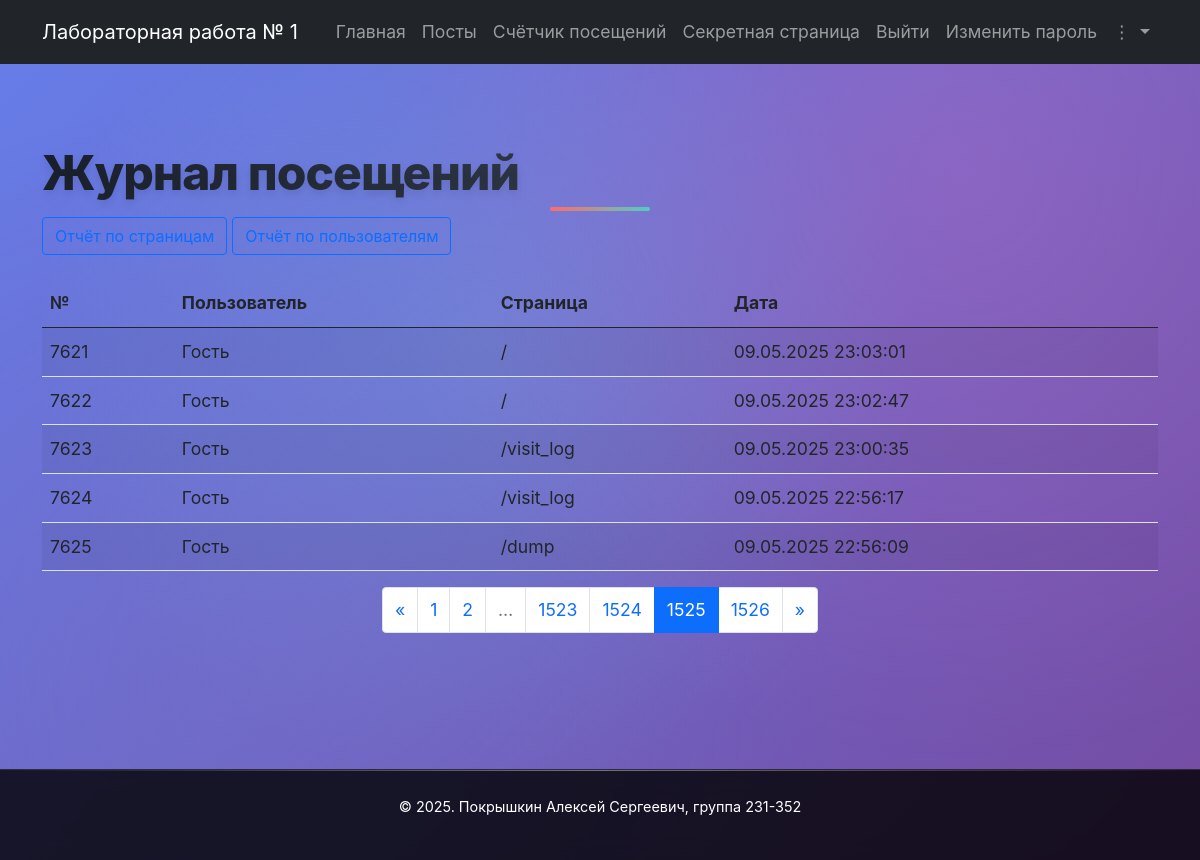
/visit_logs?page=1525 (signed in), run on the app's committed database.
### app/models.py (models this page shows)
class VisitLog(db.Model):
    __tablename__ = 'visit_logs'
    id = db.Column(db.Integer, primary_key=True)
    path = db.Column(db.String(100), nullable=False)
    user_id = db.Column(db.Integer, db.ForeignKey('users.id'), nullable=True)
    created_at = db.Column(db.DateTime, default=datetime.utcnow, nullable=False)
    user = db.relationship('User', backref='visit_logs')

### app/app.py (the view)
@app.route('/visit_logs')
@login_required
def visit_logs():
    page = request.args.get('page', 1, type=int)
    per_page = 5
    query = VisitLog.query.order_by(VisitLog.created_at.desc())
    if not (current_user.role and current_user.role.name == 'Administrator'):
        query = query.filter(VisitLog.user_id == current_user.id)
    pagination = query.paginate(page=page, per_page=per_page, error_out=False)
    return render_template('visit_logs.html', pagination=pagination)

### app/app.py (called while the page is built, shortened)
@login_manager.user_loader
def load_user(user_id):
    return User.query.get(int(user_id))

@app.after_request
def log_visit(response):
    return response

### app/templates/visit_logs.html
{% extends 'base.html' %} {% block content %}
<div class="row">
  <div class="col-lg-12">
    <h1 class="mt-4 mb-3">Журнал посещений</h1>
    {% if current_user.is_authenticated and current_user.role.name ==
    'Administrator' %}
    <div class="mb-4">
      <a
        href="{{ url_for('visit_logs.pages_report') }}"
        class="btn btn-outline-primary"
        >Отчёт по страницам</a
      >
      <a
        href="{{ url_for('visit_logs.users_report') }}"
        class="btn btn-outline-primary"
        >Отчёт по пользователям</a
      >
    </div>
    {% endif %}
    <table class="table table-striped">
      <thead>
        <tr>
          <th scope="col">№</th>
          <th scope="col">Пользователь</th>
          <th scope="col">Страница</th>
          <th scope="col">Дата</th>
        </tr>
      </thead>
      <tbody>
        {% for log in pagination.items %}
        <tr>
          <td>
            {{ (pagination.page - 1) * pagination.per_page + loop.index }}
          </td>
          <td>
            {% if log.user %} {{ log.user.surname }} {{ log.user.name }} {{
            log.user.patronymic }} {% else %} Гость {% endif %}
          </td>
          <td>{{ log.path }}</td>
          <td>{{ log.created_at.strftime('%d.%m.%Y %H:%M:%S') }}</td>
        </tr>
        {% endfor %}
      </tbody>
    </table>
    <nav aria-label="Навигация по страницам">
      <ul class="pagination justify-content-center">
        {% if pagination.has_prev %}
        <li class="page-item">
          <a
            class="page-link"
            href="{{ url_for('visit_logs', page=pagination.prev_num) }}"
            aria-label="Предыдущая"
          >
            <span aria-hidden="true">&laquo;</span>
          </a>
        </li>
        {% else %}
        <li class="page-item disabled">
          <span class="page-link">&laquo;</span>
        </li>
        {% endif %} {% for p in pagination.iter_pages(left_edge=2, right_edge=2,
        left_current=2, right_current=2) %} {% if p %} {% if p ==
        pagination.page %}
        <li class="page-item active"><span class="page-link">{{ p }}</span></li>
        {% else %}
        <li class="page-item">
          <a class="page-link" href="{{ url_for('visit_logs', page=p) }}"
            >{{ p }}</a
          >
        </li>
        {% endif %} {% else %}
        <li class="page-item disabled"><span class="page-link">…</span></li>
        {% endif %} {% endfor %} {% if pagination.has_next %}
        <li class="page-item">
          <a
            class="page-link"
            href="{{ url_for('visit_logs', page=pagination.next_num) }}"
            aria-label="Следующая"
          >
            <span aria-hidden="true">&raquo;</span>
          </a>
        </li>
        {% else %}
        <li class="page-item disabled">
          <span class="page-link">&raquo;</span>
        </li>
        {% endif %}
      </ul>
    </nav>
  </div>
</div>
{% endblock %}

### app/templates/base.html (shortened to what this page needs)
<!DOCTYPE html>
<html lang="ru">
  <head>
    <link
      href="https://cdn.jsdelivr.net/npm/bootstrap@5.0.2/dist/css/bootstrap.min.css"
      rel="stylesheet"
    />
    <link
      rel="stylesheet"
      href="{{ url_for('static', filename='styles.css') }}"
    />
  </head>
  <body>
    <header>
      <nav class="navbar navbar-expand-lg navbar-dark bg-dark">
        <div class="container">
          <a class="navbar-brand" href="{{ url_for('index') }}"
            >Лабораторная работа № 1</a
          >
          <div class="collapse navbar-collapse" id="navbarSupportedContent">
            <ul class="navbar-nav ms-auto mb-2 mb-lg-0">
              <li class="nav-item">
                <a
                  class="nav-link"
                  aria-current="page"
                  href="{{ url_for('index') }}"
                  >Главная</a
                >
              </li>
              <li class="nav-item">
                <a
                  class="nav-link"
                  aria-current="page"
                  href="{{ url_for('posts') }}"
                  >Посты</a
                >
              </li>
              <li class="nav-item">
                <a class="nav-link" href="{{ url_for('counter') }}"
                  >Счётчик посещений</a
                >
              </li>
              {% if current_user.is_authenticated %}
              <li class="nav-item">
                <a class="nav-link" href="{{ url_for('secret') }}"
                  >Секретная страница</a
                >
              </li>
              <li class="nav-item">
                <a class="nav-link" href="{{ url_for('logout') }}">Выйти</a>
              </li>
              <li class="nav-item">
                <a class="nav-link" href="{{ url_for('change_password') }}"
                  >Изменить пароль</a
                >
              </li>
              {% else %}
              <li class="nav-item">
                <a class="nav-link" href="{{ url_for('login') }}">Войти</a>
              </li>
              {% endif %}
              <li class="nav-item dropdown">
                <a
                  class="nav-link dropdown-toggle"
                  href="#"
                  id="moreDropdown"
                  role="button"
                  data-bs-toggle="dropdown"
                  aria-expanded="false"
                >
                  &#x22EE;
                </a>
              </li>
            </ul>
          </div>
        </div>
      </nav>
    </header>
    <main class="my-3">
      <div class="container">
        {% block content %}{% endblock %}
      </div>
    </main>
    <footer>
      <p>&copy; 2025. Покрышкин Алексей Сергеевич, группа 231-352</p>
    </footer>
  </body>
</html>

### app/static/styles.css (style rules this page uses)
html, body { height: 100%; margin: 0; overflow-x: hidden; }
body { font-size: 1.1rem; font-family: 'Inter', 'Segoe UI', system-ui, sans-serif; line-height: 1.8; margin: 0; padding: 0; background: linear-gradient(135deg, #667eea 0%, #764ba2 100%); display: flex; flex-direction: column; color: #2d3748; min-height: 100vh; position: relative; }
body::before { content: ''; position: fixed; top: 0; left: 0; width: 100%; height: 100%; background: radial-gradient(circle at 20% 80%, rgba(120, 119, 198, 0.3) 0%, transparent 50%), radial-gradient(circle at 80% 20%, rgba(255, 119, 198, 0.2) 0%, transparent 50%), radial-gradient(circle at 40% 40%, rgba(120, 219, 255, 0.2) 0%, transparent 50%); pointer-events: none; z-index: -1; }
main { flex: 1 0 auto; padding: 40px 0; }
footer { flex-shrink: 0; background: rgba(0, 0, 0, 0.8); backdrop-filter: blur(10px); color: white; text-align: center; padding: 1.5rem; margin-top: 4rem; height: auto; display: flex; align-items: center; justify-content: center; font-size: 0.9rem; border-top: 1px solid rgba(255, 255, 255, 0.1); position: relative; }
footer::before { content: ''; position: absolute; top: 0; left: 0; right: 0; height: 1px; background: linear-gradient(90deg, transparent, rgba(255,255,255,0.4), transparent); }
h1, h2, h3 { color: #1a202c; font-weight: 800; letter-spacing: -0.02em; line-height: 1.2; }
h1 { font-size: 3rem; margin-bottom: 2rem; background: linear-gradient(135deg, #1a202c 0%, #4a5568 100%); -webkit-background-clip: text; -webkit-text-fill-color: transparent; background-clip: text; text-shadow: 0 4px 8px rgba(0, 0, 0, 0.1); position: relative; }
h1::after { content: ''; position: absolute; bottom: -10px; left: 50%; transform: translateX(-50%); width: 100px; height: 4px; background: linear-gradient(90deg, #ff6b6b, #4ecdc4); border-radius: 2px; }

### data on the page
VisitLog: page "7621", path "/", created_at "09.05.2025 23:03:01"
VisitLog: page "7622", path "/", created_at "09.05.2025 23:02:47"
VisitLog: page "7623", path "/visit_log", created_at "09.05.2025 23:00:35"
VisitLog: page "7624", path "/visit_log", created_at "09.05.2025 22:56:17"
VisitLog: page "7625", path "/dump", created_at "09.05.2025 22:56:09"

### other printed values
{{ p }} "1" "2" "1523" "1524" "1526"
{{ p }} "1525"
